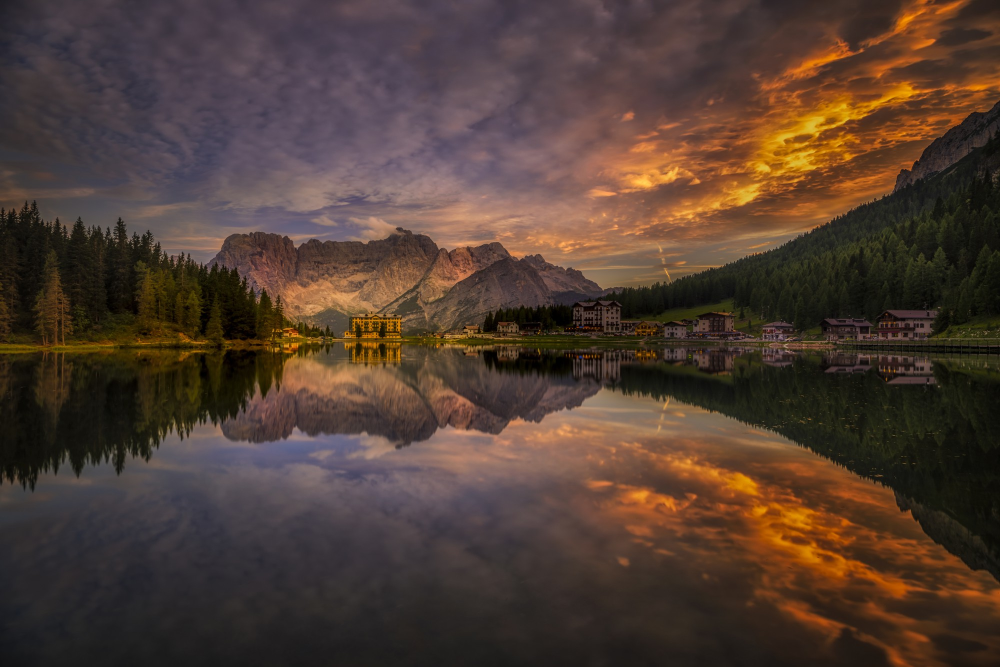
#> input picture Day07_Bulk_Image_Resizer/images/image3.jpg, 2000 x 1334 px (shown at 1/2 size); its folder holds only this picture in this run
$ python resize_imags.py
#> lines starting #> are read from the running program, lines starting #| are printed output that depends on the picture
from PIL import Image
import os

INPUT_FOLDER = "images"
OUTPUT_FOLDER = "output"

os.makedirs(OUTPUT_FOLDER,exist_ok=True)

for file in os.listdir(INPUT_FOLDER):
    if file.lower().endswith((".jpg",".jpeg",".png")):

        image_path = os.path.join(INPUT_FOLDER,file)

        img = Image.open(image_path)
#> img is the input picture: PIL image 2000x1334 RGB; mean R, G, B 79.7, 60.6, 50.3

        img = img.resize((800,800))
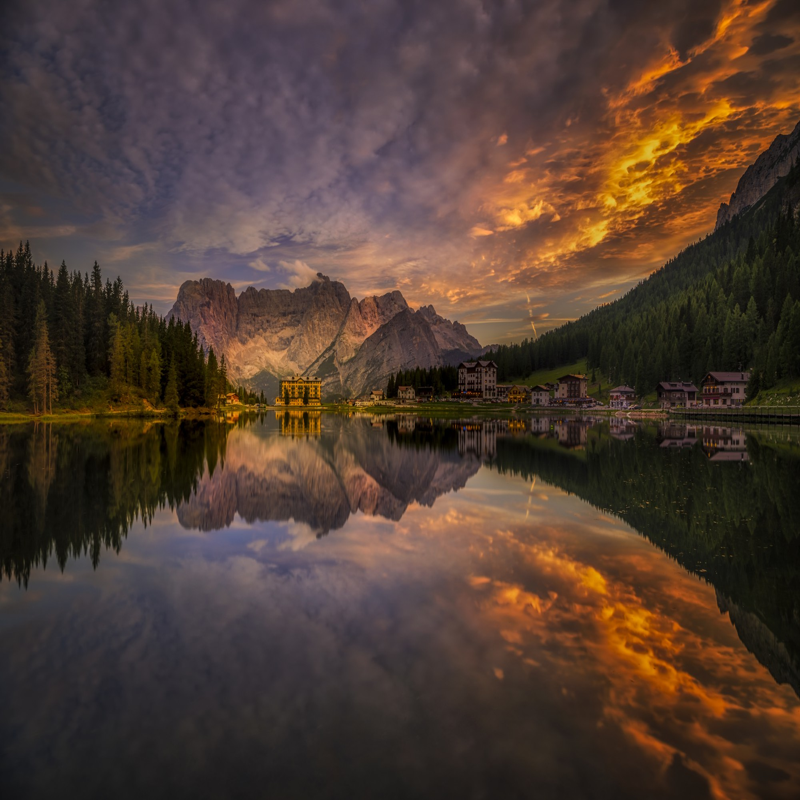
#> img: PIL image 800x800 RGB; mean R, G, B 79.7, 60.6, 50.3

        output_path = os.path.join(OUTPUT_FOLDER,file)

        img.save(output_path)

        print(f"Resized:{file}")
print("All images resized successfully")
